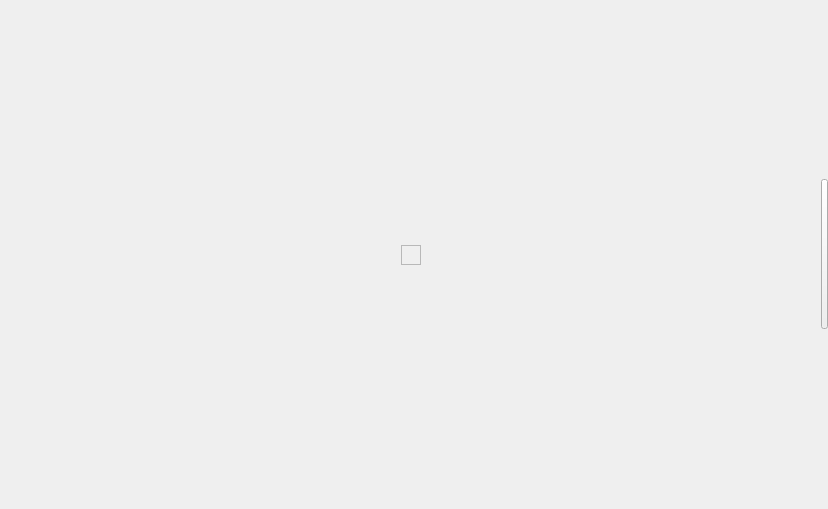
<?xml version="1.0" encoding="UTF-8"?>
<ui version="4.0">
 <class>drawer</class>
 <widget class="QWidget" name="drawer">
  <property name="enabled">
   <bool>true</bool>
  </property>
  <property name="geometry">
   <rect>
    <x>0</x>
    <y>0</y>
    <width>828</width>
    <height>509</height>
   </rect>
  </property>
  <property name="cursor">
   <cursorShape>ArrowCursor</cursorShape>
  </property>
  <property name="mouseTracking">
   <bool>false</bool>
  </property>
  <property name="windowTitle">
   <string>Form</string>
  </property>
  <property name="autoFillBackground">
   <bool>true</bool>
  </property>
  <property name="styleSheet">
   <string notr="true"/>
  </property>
  <layout class="QHBoxLayout" name="horizontalLayout_2">
   <property name="spacing">
    <number>0</number>
   </property>
   <property name="leftMargin">
    <number>0</number>
   </property>
   <property name="topMargin">
    <number>0</number>
   </property>
   <property name="rightMargin">
    <number>0</number>
   </property>
   <property name="bottomMargin">
    <number>0</number>
   </property>
   <item>
    <widget class="QWidget" name="blur" native="true">
     <property name="autoFillBackground">
      <bool>false</bool>
     </property>
     <layout class="QHBoxLayout" name="horizontalLayout">
      <property name="spacing">
       <number>0</number>
      </property>
      <property name="leftMargin">
       <number>0</number>
      </property>
      <property name="topMargin">
       <number>0</number>
      </property>
      <property name="rightMargin">
       <number>0</number>
      </property>
      <property name="bottomMargin">
       <number>0</number>
      </property>
      <item>
       <spacer name="horizontalSpacer">
        <property name="orientation">
         <enum>Qt::Horizontal</enum>
        </property>
        <property name="sizeHint" stdset="0">
         <size>
          <width>520</width>
          <height>20</height>
         </size>
        </property>
       </spacer>
      </item>
      <item>
       <layout class="QVBoxLayout" name="verticalLayout">
        <item>
         <spacer name="verticalSpacer">
          <property name="orientation">
           <enum>Qt::Vertical</enum>
          </property>
          <property name="sizeHint" stdset="0">
           <size>
            <width>20</width>
            <height>40</height>
           </size>
          </property>
         </spacer>
        </item>
        <item>
         <widget class="QFrame" name="frame_drawer">
          <property name="frameShape">
           <enum>QFrame::StyledPanel</enum>
          </property>
          <property name="frameShadow">
           <enum>QFrame::Raised</enum>
          </property>
          <layout class="QVBoxLayout" name="verticalLayout_2">
           <item>
            <layout class="QVBoxLayout" name="layoutSettings"/>
           </item>
          </layout>
         </widget>
        </item>
        <item>
         <spacer name="verticalSpacer_2">
          <property name="orientation">
           <enum>Qt::Vertical</enum>
          </property>
          <property name="sizeHint" stdset="0">
           <size>
            <width>20</width>
            <height>40</height>
           </size>
          </property>
         </spacer>
        </item>
       </layout>
      </item>
      <item>
       <spacer name="horizontalSpacer_2">
        <property name="orientation">
         <enum>Qt::Horizontal</enum>
        </property>
        <property name="sizeHint" stdset="0">
         <size>
          <width>519</width>
          <height>20</height>
         </size>
        </property>
       </spacer>
      </item>
     </layout>
    </widget>
   </item>
   <item>
    <widget class="QPushButton" name="openDrawerButton">
     <property name="minimumSize">
      <size>
       <width>7</width>
       <height>150</height>
      </size>
     </property>
     <property name="maximumSize">
      <size>
       <width>7</width>
       <height>150</height>
      </size>
     </property>
     <property name="cursor">
      <cursorShape>PointingHandCursor</cursorShape>
     </property>
     <property name="text">
      <string/>
     </property>
    </widget>
   </item>
  </layout>
 </widget>
 <resources/>
 <connections/>
 <slots>
  <signal>signal1()</signal>
 </slots>
</ui>
